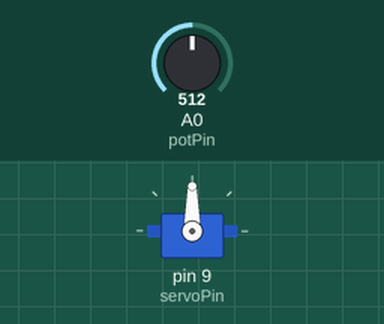
Recording of a program running on a simulated Arduino Mega 2560, built with avr-gcc and run on an emulated ATmega2560. On the bench: servo. The inputs (shaded band) are chosen by the test bench; at power-on: A0 (potPin) = 512. What the program prints to the serial monitor is not drawn.

Above: at 0.01 s.
At 1.2 s:
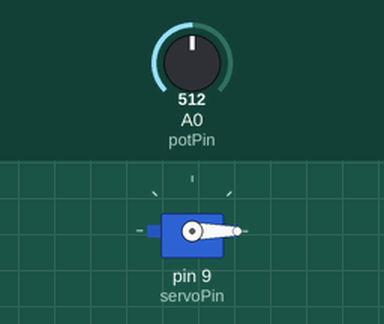
1.3 s: A0 (potPin) set to 108
4.3 s: A0 (potPin) set to 93
Timing chart, 0 to 7.3 s (numbered marks = the images above; inputs shaded):
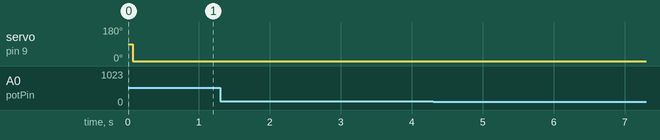

The program:

main.cpp
```cpp
#include <Arduino.h>
#include <Servo.h>

// Pin where the servo is connected
int servoPin = 9;

// Pin where pot is connected
int potPin = A0;

// Create a Servo object
Servo myServo;

// current servo angle
int current_angle = 0;

// PID Variables
double current_time;
double previousError;
double duration;
double derivative;
double integral;
int desired_set_point;

// Function definitions
bool initiate_PID_loop();
int control_signal(int);
int pid(int);
void reset_pid_loop();
int calculate_error(int);
int clockwise(int);
int counterclockwise(int);
int get_current_angle();
int set_current_angle(int);
int get_pot_value();

void setup()
{

  pinMode(servoPin, OUTPUT);
  pinMode(potPin, INPUT);

  myServo.attach(servoPin);

  current_time = millis();

  Serial.begin(9600);
}

void loop()
{

  bool start = initiate_PID_loop();

  if (start == true)
  {
    control_signal(desired_set_point);
  }
}

bool initiate_PID_loop()
{

  int potValue = get_pot_value();
  Serial.print("potValue");
  Serial.println(potValue);

  if (potValue == 0)
  {

    // calibrate params for first run
    reset_pid_loop();

    return true;
  }
}

int control_signal(int desired_set_point)
{
  int error = calculate_error(desired_set_point);

  int output = pid(error);
  int currentAngle = get_current_angle();

  if (output < 0)
  {
    clockwise(output * -1);
    Serial.print("Current Angle: ");
    Serial.print(currentAngle);
    Serial.println(" Clockwise Motion");
  }
  else
  {
    counterclockwise(output);
    Serial.print("Current Angle: ");
    Serial.print(currentAngle);
    Serial.println(" CouterClockwise Motion");
  }
}

int pid(int error)
{
  int Kp = 1;
  int Ki = 0;
  int Kd = 0;

  double dT = millis() - current_time;

  derivative = (error - previousError) / dT;

  integral += (error + previousError) * (dT / 2);

  float output = (Kp * error) + (Ki * integral) + (Kd * derivative);

  current_time = millis();
  previousError = error;

  // Debugging Purposes
  Serial.print("PID Gains");
  Serial.print(" Kp: ");
  Serial.print(Kp);
  Serial.print(" Ki: ");
  Serial.print(Ki);
  Serial.print(" Kd: ");
  Serial.print(Kd);

  Serial.print(" PID Variables");
  Serial.print(" error: ");
  Serial.print(error);
  Serial.print(" PID Variables");
  Serial.print(" dT: ");
  Serial.print(dT);
  Serial.print(" derivative: ");
  Serial.print(derivative);
  Serial.print(" integral: ");
  Serial.print(integral);
  Serial.print(" output: ");
  Serial.println(output);

  return output;
}

void reset_pid_loop()
{
  derivative = 0.0;

  // calibrate servo
  current_angle = 0;
}

int calculate_error(int set_point)
{
  int currentAngle = get_current_angle();

  int error = set_point - currentAngle;

  return error;
}

int clockwise(int units)
{

  int currentAngle = get_current_angle();
  int newAngle = currentAngle + units;

  set_current_angle(newAngle);

  myServo.write(newAngle);
}

int counterclockwise(int units)
{

  int currentAngle = get_current_angle();
  int newAngle = currentAngle + units;

  set_current_angle(newAngle);

  myServo.write(newAngle);
}

int get_current_angle()
{

  return current_angle;
}

int set_current_angle(int angle)
{

  current_angle = angle;

  return current_angle;
}

int get_pot_value()
{
  int potValue = analogRead(potPin);

  return potValue;
}
```

Measured:
- after the input at 1.3 s, every drawn part: stays the same
- after the input at 4.3 s, every drawn part: stays the same
